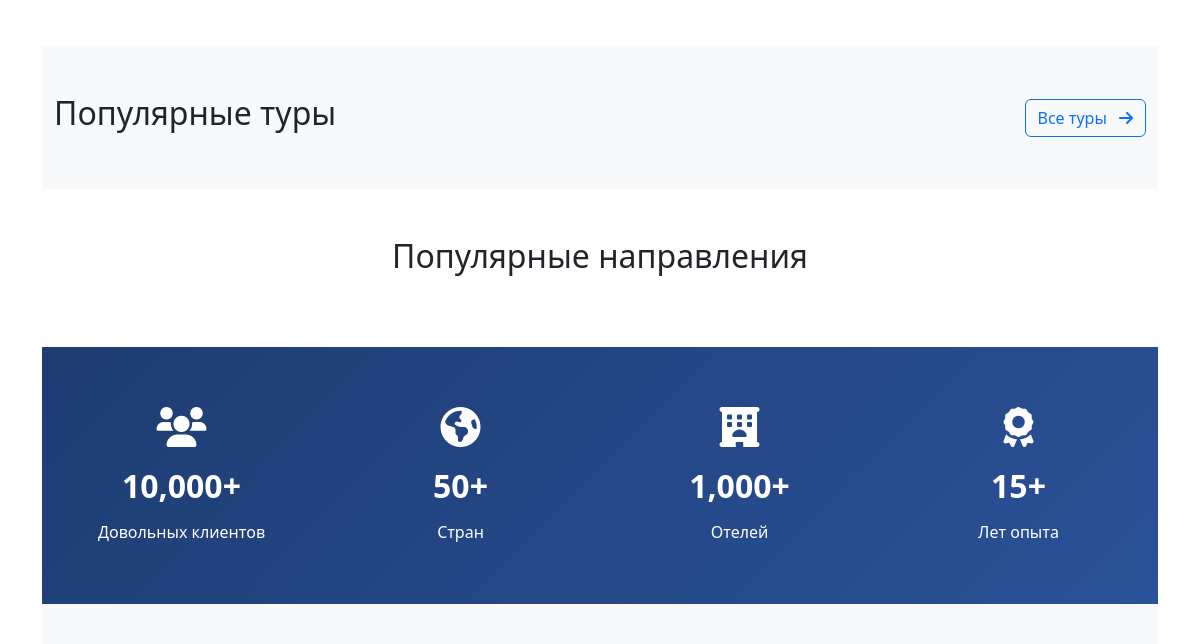
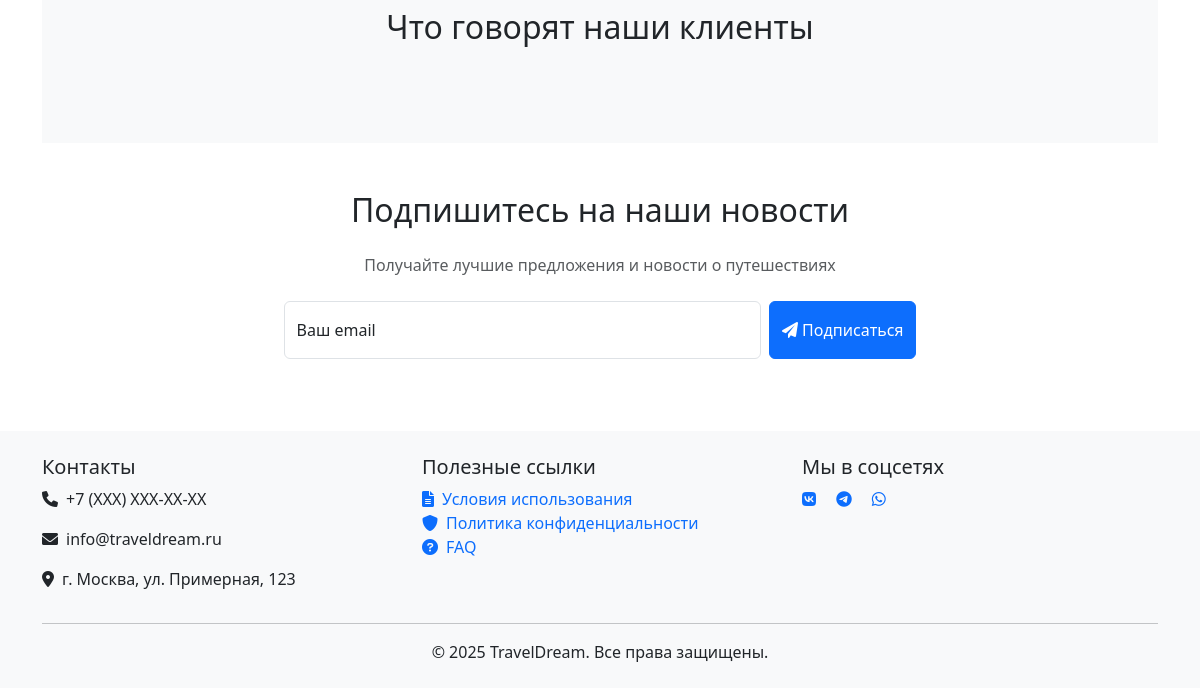
Before: / (lower part) with the older database file (2 pictures, top to bottom).
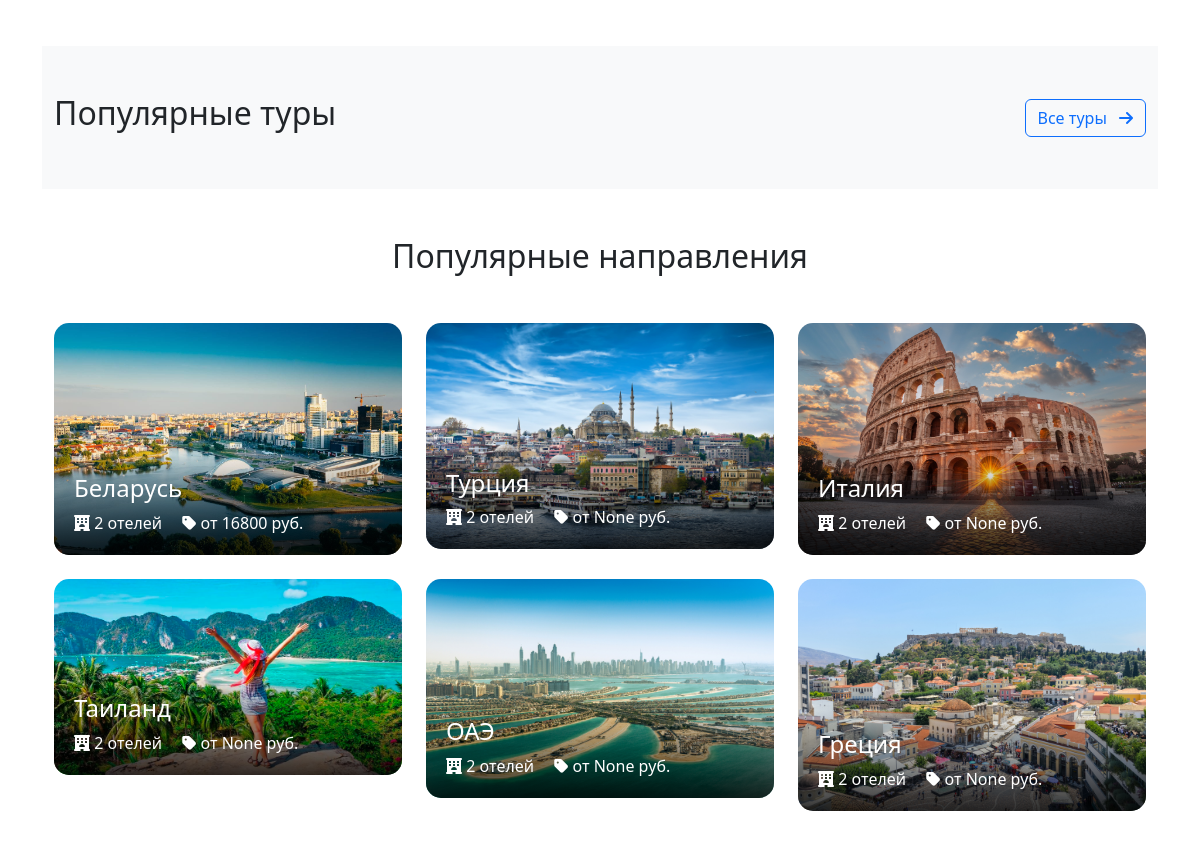
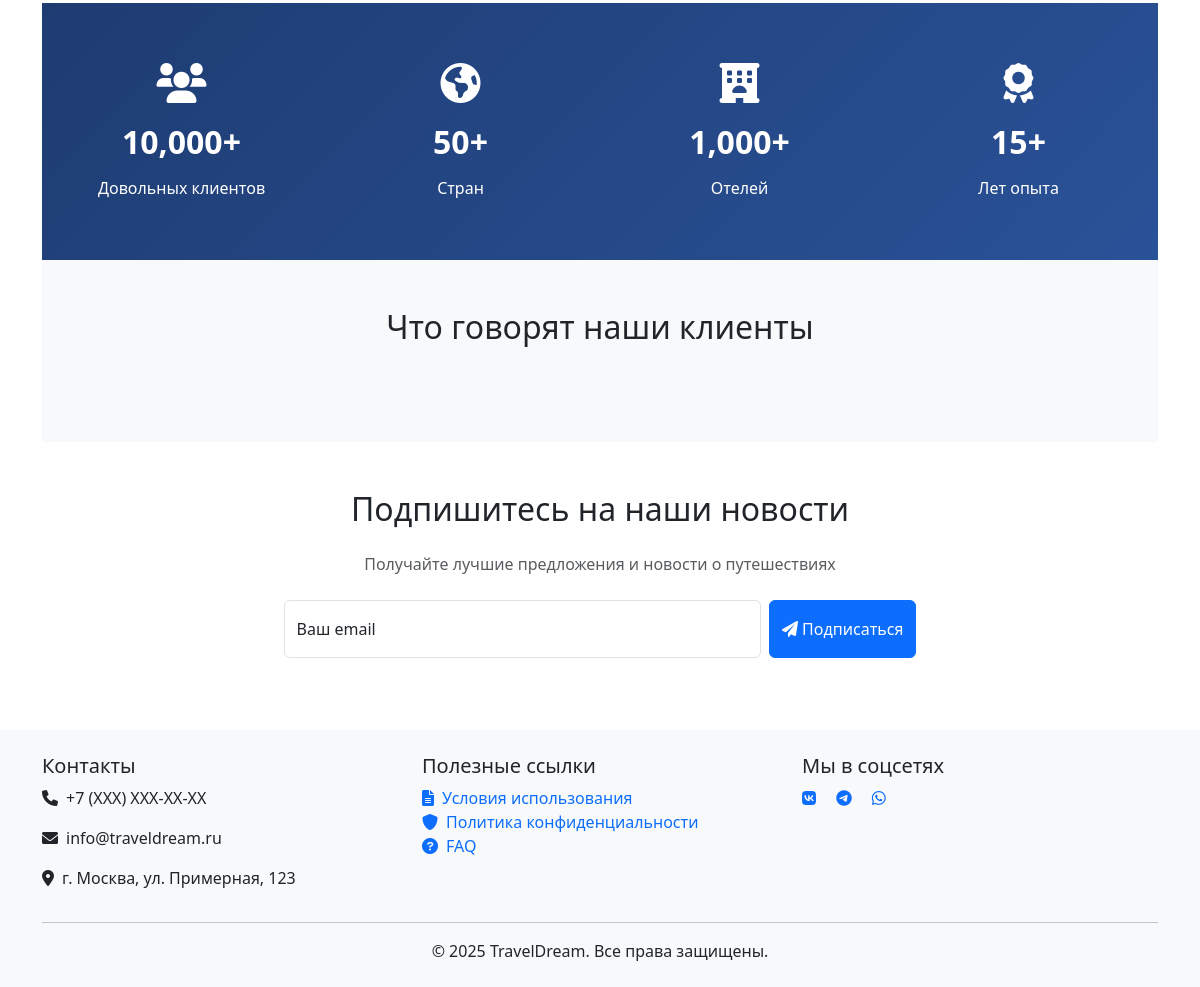
After: the same page with the newer database file (2 pictures, top to bottom).
### core/models.py (models this page shows, shortened)
class Country(models.Model):
    name = models.CharField(max_length=100, verbose_name='Название страны')
    winter_climate = models.CharField(max_length=100, verbose_name='Зимний климат')
    summer_climate = models.CharField(max_length=100, verbose_name='Летний климат')
    description = models.TextField(verbose_name='Описание страны', blank=True)
    image = models.ImageField(upload_to='countries/', verbose_name='Изображение', null=True, blank=True)
    weather_data = models.JSONField(blank=True, null=True, verbose_name='Данные о погоде')
    weather_last_updated = models.DateTimeField(null=True, blank=True, verbose_name='Последнее обновление погоды')
    capital = models.CharField(max_length=100, verbose_name='Столица', blank=True, null=True)
    class Meta:
        verbose_name = 'Страна'
        verbose_name_plural = 'Страны'

### core/views.py (the view)
# urls.py: 2. Add a URL to urlpatterns:  path('', views.home, name='home')
def home(request):
    popular_countries = Country.objects.annotate(
        hotels_count=Count('hotel'),
        min_price=Min('hotel__tourpackage__total_price')
    ).filter(hotels_count__gt=0)[:6]
    popular_tours = TourPackage.objects.filter(
        is_active=True,
        departure_date__gte=timezone.now()
    ).select_related(
        'hotel',
        'hotel__country'
    ).order_by('departure_date')[:3]
    testimonials = Review.objects.filter(
        is_published=True
    ).select_related('author').order_by('-created_at')[:3]
    context = {
        'popular_countries': popular_countries,
        'popular_tours': popular_tours,
        'testimonials': testimonials,
        'total_clients': User.objects.filter(is_client=True).count(),
        'total_countries': Country.objects.count(),
        'total_hotels': Hotel.objects.count(),
        'years_experience': 15  # Static value for company years of experience
    }
    return render(request, 'core/home.html', context)

### core/templates/core/home.html (shortened to what this page needs)
{% extends 'core/base.html' %}
{% block content %}
<section class="py-5">
</section>
<section class="py-5 bg-light">
    <div class="container">
        <div class="d-flex justify-content-between align-items-center mb-4">
            <h2>Популярные туры</h2>
            <a href="{% url 'core:tour_list' %}" class="btn btn-outline-primary">
                Все туры <i class="fas fa-arrow-right ms-2"></i>
            </a>
        </div>
    </div>
</section>
<section class="py-5">
    <div class="container">
        <h2 class="text-center mb-5">Популярные направления</h2>
        <div class="row g-4">
            {% for country in popular_countries %}
            <div class="col-md-4">
                <div class="destination-card">
                    {% if country.image %}
                        <img src="{{ country.image.url }}" class="img-fluid" alt="{{ country.name }}">
                    {% else %}
                        <div class="bg-secondary text-white d-flex align-items-center justify-content-center" style="height: 250px;">
                            <i class="fas fa-globe-europe fa-3x"></i>
                        </div>
                    {% endif %}
                    <div class="destination-overlay">
                        <h4>{{ country.name }}</h4>
                        <p class="mb-0">
                            <i class="fas fa-hotel"></i> {{ country.hotels_count }} отелей
                            <span class="ms-3">
                                <i class="fas fa-tag"></i> от {{ country.min_price }} руб.
                            </span>
                        </p>
                    </div>
                </div>
            </div>
            {% endfor %}
        </div>
    </div>
</section>
<section class="stats-section">
    <div class="container">
        <div class="row text-center">
            <div class="col-md-3">
                <div class="stat-item">
                    <i class="fas fa-users"></i>
                    <div class="stat-number">10,000+</div>
                    <div class="stat-label">Довольных клиентов</div>
                </div>
            </div>
            <div class="col-md-3">
                <div class="stat-item">
                    <i class="fas fa-globe-americas"></i>
                    <div class="stat-number">50+</div>
                    <div class="stat-label">Стран</div>
                </div>
            </div>
            <div class="col-md-3">
                <div class="stat-item">
                    <i class="fas fa-hotel"></i>
                    <div class="stat-number">1,000+</div>
                    <div class="stat-label">Отелей</div>
                </div>
            </div>
            <div class="col-md-3">
                <div class="stat-item">
                    <i class="fas fa-award"></i>
                    <div class="stat-number">15+</div>
                    <div class="stat-label">Лет опыта</div>
                </div>
            </div>
        </div>
    </div>
</section>
<section class="py-5 bg-light">
    <div class="container">
        <h2 class="text-center mb-5">Что говорят наши клиенты</h2>
    </div>
</section>
<section class="py-5">
    <div class="container">
        <div class="row justify-content-center">
            <div class="col-md-8 text-center">
                <h2 class="mb-4">Подпишитесь на наши новости</h2>
                <p class="text-muted mb-4">Получайте лучшие предложения и новости о путешествиях</p>
                <form class="row g-2 justify-content-center" method="post" action="{% url 'core:subscribe_newsletter' %}">
                    <div class="col-md-8">
                        <div class="form-floating">
                            <input type="email" class="form-control" id="newsletter_email" name="email" placeholder="Ваш email" required>
                            <label for="newsletter_email">Ваш email</label>
                        </div>
                    </div>
                    <div class="col-md-auto">
                        <button type="submit" class="btn btn-primary h-100">
                            <i class="fas fa-paper-plane"></i> Подписаться
                        </button>
                    </div>
                </form>
            </div>
        </div>
    </div>
</section>
{% endblock %}

### core/templates/core/base.html (shortened to what this page needs)
<!DOCTYPE html>
<html lang="ru">
<head>
    <link href="https://cdn.jsdelivr.net/npm/bootstrap@5.3.0/dist/css/bootstrap.min.css" rel="stylesheet">
    <link href="https://cdnjs.cloudflare.com/ajax/libs/font-awesome/6.0.0/css/all.min.css" rel="stylesheet">
</head>
<body>
    <main class="container py-4">
        {% block content %}{% endblock %}
    </main>
    <footer class="bg-light py-4 mt-auto">
        <div class="container">
            <div class="row">
                <div class="col-md-4">
                    <h5>Контакты</h5>
                    <p><i class="fas fa-phone me-2"></i>+7 (XXX) XXX-XX-XX</p>
                    <p><i class="fas fa-envelope me-2"></i>info@traveldream.ru</p>
                    <p><i class="fas fa-map-marker-alt me-2"></i>г. Москва, ул. Примерная, 123</p>
                </div>
                <div class="col-md-4">
                    <h5>Полезные ссылки</h5>
                    <ul class="list-unstyled">
                        <li>
                            <a href="{% url 'core:terms' %}" class="text-decoration-none">
                                <i class="fas fa-file-alt me-2"></i>Условия использования
                            </a>
                        </li>
                        <li>
                            <a href="{% url 'core:privacy_policy' %}" class="text-decoration-none">
                                <i class="fas fa-shield-alt me-2"></i>Политика конфиденциальности
                            </a>
                        </li>
                        <li>
                            <a href="{% url 'core:faq' %}" class="text-decoration-none">
                                <i class="fas fa-question-circle me-2"></i>FAQ
                            </a>
                        </li>
                    </ul>
                </div>
                <div class="col-md-4">
                    <h5>Мы в соцсетях</h5>
                    <div class="social-links">
                        <a href="#" class="text-decoration-none me-3">
                            <i class="fab fa-vk"></i>
                        </a>
                        <a href="#" class="text-decoration-none me-3">
                            <i class="fab fa-telegram"></i>
                        </a>
                        <a href="#" class="text-decoration-none">
                            <i class="fab fa-whatsapp"></i>
                        </a>
                    </div>
                </div>
            </div>
            <hr>
            <div class="text-center">
                <p class="mb-0">&copy; {% now "Y" %} TravelDream. Все права защищены.</p>
            </div>
        </div>
    </footer>
</body>
</html>

### core/templates/core/home.html (style rules this page uses)
.destination-card { position: relative; overflow: hidden; border-radius: 15px; }
.destination-card img { transition: transform 0.3s ease; }
.destination-overlay { position: absolute; bottom: 0; left: 0; right: 0; padding: 20px; background: linear-gradient(transparent, rgba(0,0,0,0.8)); color: white; }
.stats-section { background: linear-gradient(135deg, #1e3c72 0%, #2a5298 100%); color: white; padding: 60px 0; }
.stat-item i { font-size: 2.5rem; margin-bottom: 15px; }
.stat-number { font-size: 2rem; font-weight: bold; margin-bottom: 10px; }

Changed rows visible on the page:
added Country: image (picture), name "Беларусь", hotels_count "2", min_price "16800"
added Country: image (picture), name "Турция", hotels_count "2", min_price "None"
added Country: image (picture), name "Италия", hotels_count "2", min_price "None"
added Country: image (picture), name "Таиланд", hotels_count "2", min_price "None"
added Country: image (picture), name "ОАЭ", hotels_count "2", min_price "None"
added Country: image (picture), name "Греция", hotels_count "2", min_price "None"
